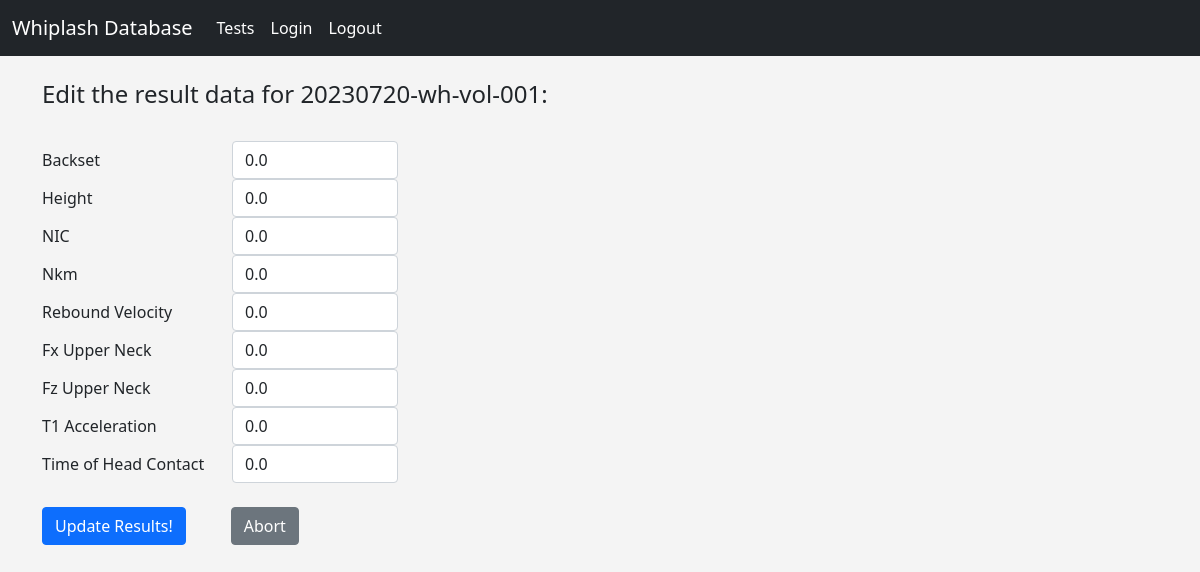
The page /update/5 (signed in) on the database its author committed.
### models.py (models this page shows, shortened)
class Test(db.Model):
    id = db.Column(db.Integer, primary_key=True)
    label = db.Column(db.String(128), index=True, unique=False)
    pulse_id = db.Column(db.Integer, db.ForeignKey('pulse.id'))
    sample_id = db.Column(db.Integer, db.ForeignKey('sample.id'))
    result_id = db.relationship('Result', backref='test', uselist=False, cascade='all, delete, delete-orphan')

class Result(db.Model):
    id = db.Column(db.Integer, primary_key=True)
    backset = db.Column(db.Float, unique=False)
    height = db.Column(db.Float, unique=False)
    NIC = db.Column(db.Float, index=False, unique=False)
    Nkm = db.Column(db.Float, index=False, unique=False)
    rebound_velocity = db.Column(db.Float, index=False, unique=False)
    Fx_upper_neck = db.Column(db.Float, index=False, unique=False)
    Fz_upper_neck = db.Column(db.Float, index=False, unique=False)
    T1_acceleration = db.Column(db.Float, index=False, unique=False)
    time_head_contact = db.Column(db.Float, index=False, unique=False)
    test_id = db.Column(db.Integer, db.ForeignKey('test.id'))

### routes.py (the view)
@app.route('/update/<int:id>', methods=['GET', 'POST'])
@login_required
def update(id):
    form = ResultForm()
    result_to_update = Result.query.get_or_404(id)
    test_data = Test.query.get(id)
    if request.method == "POST":
        result_to_update.backset = request.form['Backset']
        result_to_update.height = request.form['Height']
        result_to_update.NIC = request.form['NIC']
        result_to_update.Nkm = request.form['Nkm']
        result_to_update.rebound_velocity = request.form['rebound_velocity']
        result_to_update.Fx_upper_neck = request.form['Fx_upper_neck']
        result_to_update.Fz_upper_neck = request.form['Fz_upper_neck']
        result_to_update.T1_acceleration = request.form['T1_acceleration']
        result_to_update.time_head_contact = request.form['time_head_contact']
        try:
            db.session.commit()
            flash("Result data updated successfully!")
            return redirect(url_for('test', id=id, _external=True, _scheme='http'))
        except:
            flash("Error! Looks like there is a problem.")
            return render_template("update.html", form=form, update_variable=result_to_update,
                                   label_variable=test_data.label)
    else:
        return render_template("update.html", form=form, update_variable=result_to_update,
                               label_variable=test_data.label)

### forms.py
class ResultForm(FlaskForm):
    Backset = FloatField("Backset")
    Height = FloatField("Height")
    NIC = FloatField("NIC", validators=[DataRequired()])
    Nkm = FloatField("Nkm", validators=[DataRequired()])
    rebound_velocity = FloatField("Rebound Velocity", validators=[DataRequired()])
    Fx_upper_neck = FloatField("Fx Upper Neck", validators=[DataRequired()])
    Fz_upper_neck = FloatField("Fz Upper Neck", validators=[DataRequired()])
    T1_acceleration = FloatField("T1 Acceleration", validators=[DataRequired()])
    time_head_contact = FloatField("Time Head Contact", validators=[DataRequired()])
    submit = SubmitField('Update Results!')
    cancel = SubmitField('Cancel')

### routes.py (called while the page is built)
@login_manager.user_loader
def load_user(user_id):
    return User.query.get(int(user_id))

### templates/update.html (shortened to what this page needs)
{% extends "base.html" %}
{% block content %}
<body>
    <h4> Edit the result data for {{ label_variable }}: </h4>
    <br>
    <form action="/update/{{update_variable.id}}" method="post">
        <div class="row">
            <label for="Backset" class="col-sm-2 col-form-label"> Backset </label>
            <div class="col-sm-2">
            <input type="number" step=".1" class="form-control" id="Backset" name="Backset" value="{{ update_variable.backset }}">
            </div>
        </div>
        <div class="row">
            <label for="Height" class="col-sm-2 col-form-label"> Height </label>
            <div class="col-sm-2">
            <input type="number" step=".1" class="form-control" id="Height" name="Height" value="{{ update_variable.height }}">
            </div>
        </div>
        <div class="row">
            <label for="NIC" class="col-sm-2 col-form-label"> NIC </label>
            <div class="col-sm-2">
            <input type="number" step=".01" class="form-control" id="NIC" name="NIC" value="{{ update_variable.NIC }}">
            </div>
        </div>
        <div class="row">
            <label for="Nkm" class="col-sm-2 col-form-label"> Nkm </label>
            <div class="col-sm-2">
            <input type="number" step=".01" class="form-control" id="Nkm" name="Nkm" value="{{ update_variable.Nkm }}">
            </div>
        </div>
        <div class="row">
            <label for="rebound_velocity" class="col-sm-2 col-form-label"> Rebound Velocity </label>
            <div class="col-sm-2">
            <input type="number" step=".01" class="form-control" id="rebound_velocity" name="rebound_velocity" value="{{ update_variable.rebound_velocity }}">
            </div>
        </div>
        <div class="row">
            <label for="Fx_upper_neck" class="col-sm-2 col-form-label"> Fx Upper Neck </label>
            <div class="col-sm-2">
            <input type="number" step=".1" class="form-control" id="Fx_upper_neck" name="Fx_upper_neck" value="{{ update_variable.Fx_upper_neck }}">
            </div>
        </div>
        <div class="row">
            <label for="Fz_upper_neck" class="col-sm-2 col-form-label"> Fz Upper Neck </label>
            <div class="col-sm-2">
            <input type="number" step=".1" class="form-control" id="Fz_upper_neck" name="Fz_upper_neck" value="{{ update_variable.Fz_upper_neck }}">
            </div>
        </div>
        <div class="row">
            <label for="T1_acceleration" class="col-sm-2 col-form-label"> T1 Acceleration </label>
            <div class="col-sm-2">
            <input type="number" step=".1" class="form-control" id="T1_acceleration" name="T1_acceleration" value="{{ update_variable.T1_acceleration }}">
            </div>
        </div>
        <div class="row">
            <label for="time_head_contact" class="col-sm-2 col-form-label"> Time of Head Contact </label>
            <div class="col-sm-2">
            <input type="number" step=".1" class="form-control" id="time_head_contact" name="time_head_contact" value="{{ update_variable.time_head_contact }}">
            </div>
        </div>
        <div class="row gx-3">
            <div class="col-2">
                <p>{{ form.submit(class="btn btn-primary") }} </p>
            </div>
            <div class="col-2">
                <a href="{{ url_for('profile') }}" class="btn btn-secondary"> Abort </a>
            </div>
        </div>
    </form>
</body>
{% endblock %}

### static/css/style.css (style rules this page uses)
body { background: #f4f4f4; }

### rows shown on the page
Test: label "20230720-wh-vol-001"
Result: Backset "0.0", Height "0.0", NIC "0.0", Nkm "0.0", rebound_velocity "0.0", Fx_upper_neck "0.0", Fz_upper_neck "0.0", T1_acceleration "0.0", time_head_contact "0.0"
